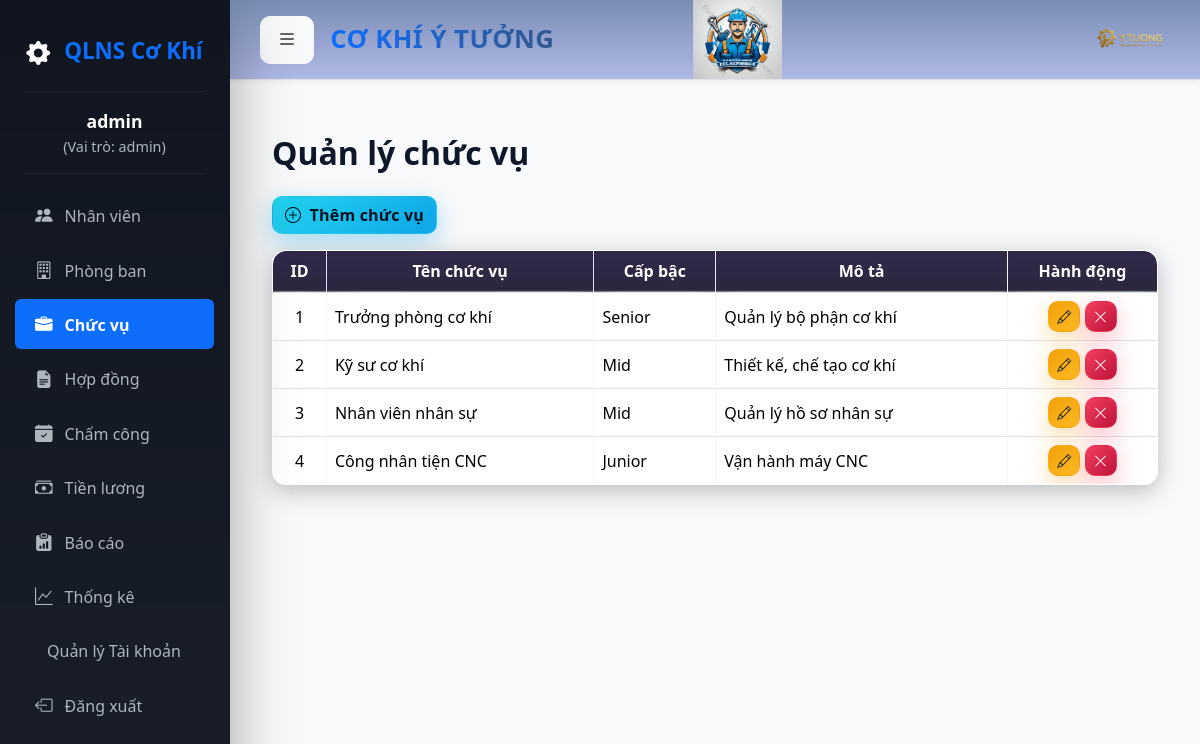
The page /positions.php (signed in) on the database its author committed.
### tables this page shows
CREATE TABLE positions (
  id INT AUTO_INCREMENT PRIMARY KEY,
  title VARCHAR(150),
  level VARCHAR(50),
  description TEXT
);

### positions.php (the view, shortened to what this page needs)
<?php
include "inc/header.php";
$positions = $pdo->query("
    SELECT * FROM positions
    ORDER BY
      CASE
        WHEN level = 'Manager' THEN 10
        WHEN level = 'Expert'  THEN 20
        WHEN level = 'Senior'  THEN 30
        WHEN level = 'Mid'     THEN 40
        WHEN level = 'Junior'  THEN 50
        WHEN level = 'Intern'  THEN 60
        ELSE 99  -- Các cấp bậc 'Khác' hoặc rỗng sẽ ở cuối
      END ASC,
      title ASC  -- Sắp xếp theo tên nếu cùng cấp bậc
")->fetchAll(PDO::FETCH_ASSOC);
?>
<div class="container mt-4">
    <h2 class="mb-4 fw-bold">Quản lý chức vụ</h2>
    <button class="btn btn-success mb-3" data-bs-toggle="modal" data-bs-target="#addModal">
        <i class="bi bi-plus-circle me-1"></i> Thêm chức vụ
    </button>
    <table class="table table-bordered table-hover align-middle">
        <thead class="table-dark text-center">
            <tr>
                <th>ID</th>
                <th>Tên chức vụ</th>
                <th>Cấp bậc</th>
                <th>Mô tả</th>
                <th width="150">Hành động</th>
            </tr>
        </thead>
        <tbody>
            <?php $stt = 1; ?>
            <?php foreach ($positions as $p): ?>
            <tr>
                <td class="text-center"><?= $stt++ ?></td>
                <td><?= htmlspecialchars($p['title']) ?></td>
                <td><?= htmlspecialchars($p['level']) ?></td>
                <td><?= htmlspecialchars($p['description']) ?></td>
                <td class="text-center">
                    <a href="#" class="btn btn-warning btn-sm" data-bs-toggle="modal"
                        data-bs-target="#editModal<?= $p['id'] ?>" title="Sửa">
                        <i class="bi bi-pencil"></i>
                    </a>
                    <a href="?delete=<?= $p['id'] ?>" class="btn btn-danger btn-sm"
                        onclick="return confirm('Xóa chức vụ này?')" title="Xóa">
                        <i class="bi bi-x-lg"></i>
                    </a>
                </td>
            </tr>
            <?php endforeach; ?>
        </tbody>
    </table>
</div>
<?php include "inc/footer.php"; ?>

### assets/css/style.css (style rules this page uses)
:root { --bg-1: #0b0f19; --bg-2: #0f172a; --panel: rgba(17, 25, 40, 0.65); --panel-border: rgba(255, 255, 255, 0.08); --text: #e2e8f0; --muted: #94a3b8; --primary: #7c3aed; --primary-600: #6d28d9; --primary-700: #5b21b6; --success: #22d3ee; --danger: #f43f5e; --warning: #f59e0b; --surface-blur: blur(12px); --radius: 14px; --shadow-sm: 0 6px 24px rgba(0, 0, 0, 0.25); --shadow-lg: 0 20px 60px rgba(0, 0, 0, 0.35); }
body { background: radial-gradient( 1200px 800px at 10% 10%, rgba(124, 58, 237, 0.16), transparent 40% ), radial-gradient( 900px 700px at 90% 20%, rgba(34, 211, 238, 0.12), transparent 45% ), radial-gradient( 800px 600px at 30% 80%, rgba(244, 63, 94, 0.1), transparent 45% ), linear-gradient(180deg, var(--bg-1), var(--bg-2)); color: var(--text); font-family: "Segoe UI", Tahoma, Geneva, Verdana, sans-serif; min-height: 100vh; -webkit-font-smoothing: antialiased; }
table { background: var(--panel); backdrop-filter: var(--surface-blur); -webkit-backdrop-filter: var(--surface-blur); border: 1px solid var(--panel-border); border-radius: var(--radius); overflow: hidden; box-shadow: var(--shadow-sm); }
table th, table td { vertical-align: middle; color: var(--text); border-color: rgba(148, 163, 184, 0.12) !important; }
table th { text-align: center; background: linear-gradient( 180deg, rgba(124, 58, 237, 0.18), rgba(124, 58, 237, 0.1) ); color: #faf5ff; }
.btn { border-radius: 10px; font-weight: 600; letter-spacing: 0.2px; transition: transform 0.2s ease, box-shadow 0.2s ease, background 0.2s ease; }
.btn-success { background: linear-gradient(135deg, var(--success), #0ea5e9); border: 1px solid rgba(34, 211, 238, 0.35); box-shadow: 0 8px 24px rgba(14, 165, 233, 0.35), inset 0 0 12px rgba(255, 255, 255, 0.04); color: #05121f; }
.btn-danger { background: linear-gradient(135deg, var(--danger), #be123c); border: 1px solid rgba(244, 63, 94, 0.4); box-shadow: 0 8px 24px rgba(190, 18, 60, 0.35), inset 0 0 12px rgba(255, 255, 255, 0.03); }
@media (prefers-color-scheme: light) { :root { --bg-1: #f5f7fb; --bg-2: #e9eef7; --panel: rgba(255, 255, 255, 0.75); --panel-border: rgba(15, 23, 42, 0.08); --text: #0f172a; --muted: #475569; } }
@media (prefers-color-scheme: light) { body { color: var(--text); } }
@media (prefers-color-scheme: light) { table th { color: #2e1065; } }
.table { position: relative; isolation: isolate; }
.table thead th { position: sticky; top: 0; z-index: 2; backdrop-filter: var(--surface-blur); -webkit-backdrop-filter: var(--surface-blur); box-shadow: inset 0 -1px 0 rgba(255, 255, 255, 0.06), 0 2px 12px rgba(0, 0, 0, 0.15); }
.table::before { content: ""; position: absolute; inset: -1px; border-radius: calc(var(--radius) + 6px); background: radial-gradient( 1200px 400px at 20% -10%, rgba(124, 58, 237, 0.25), transparent 40% ), radial-gradient( 900px 300px at 120% -20%, rgba(34, 211, 238, 0.22), transparent 45% ); filter: blur(14px); z-index: -1; pointer-events: none; }
.table tbody tr { transition: transform 0.18s ease, box-shadow 0.18s ease, background 0.18s ease, border-color 0.18s ease; }
.table tbody tr + tr { border-top: 1px solid rgba(148, 163, 184, 0.08); }
.btn-warning, .btn-outline-warning { color: #1f2937; background: linear-gradient(135deg, var(--warning), #fbbf24); border: 1px solid rgba(245, 158, 11, 0.45); box-shadow: 0 8px 24px rgba(245, 158, 11, 0.35); }
.btn-danger, .btn-outline-danger { box-shadow: 0 8px 24px rgba(244, 63, 94, 0.35); }

### inc/header.php (style rules this page uses)
body { background-color: #f8f9fa; font-family: 'Segoe UI', Tahoma, Geneva, Verdana, sans-serif; overflow-x: hidden; }

### rows shown on the page
positions: title "Trưởng phòng cơ khí", level "Senior", description "Quản lý bộ phận cơ khí"
positions: title "Kỹ sư cơ khí", level "Mid", description "Thiết kế, chế tạo cơ khí"
positions: title "Nhân viên nhân sự", level "Mid", description "Quản lý hồ sơ nhân sự"
positions: title "Công nhân tiện CNC", level "Junior", description "Vận hành máy CNC"

### other values the page prints
$_SESSION['username'] "admin"
$role "admin"
